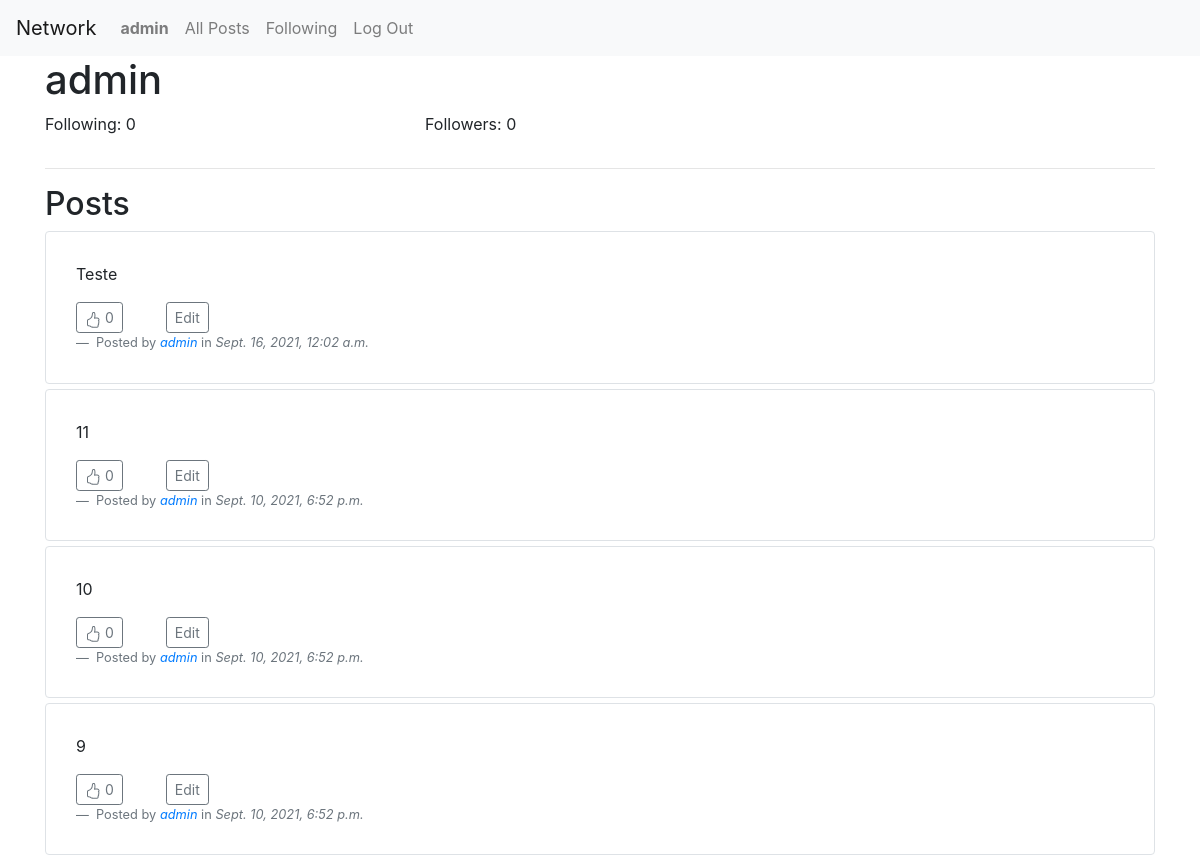
/u/admin (signed in, upper part), run on an earlier commit of the app's database.
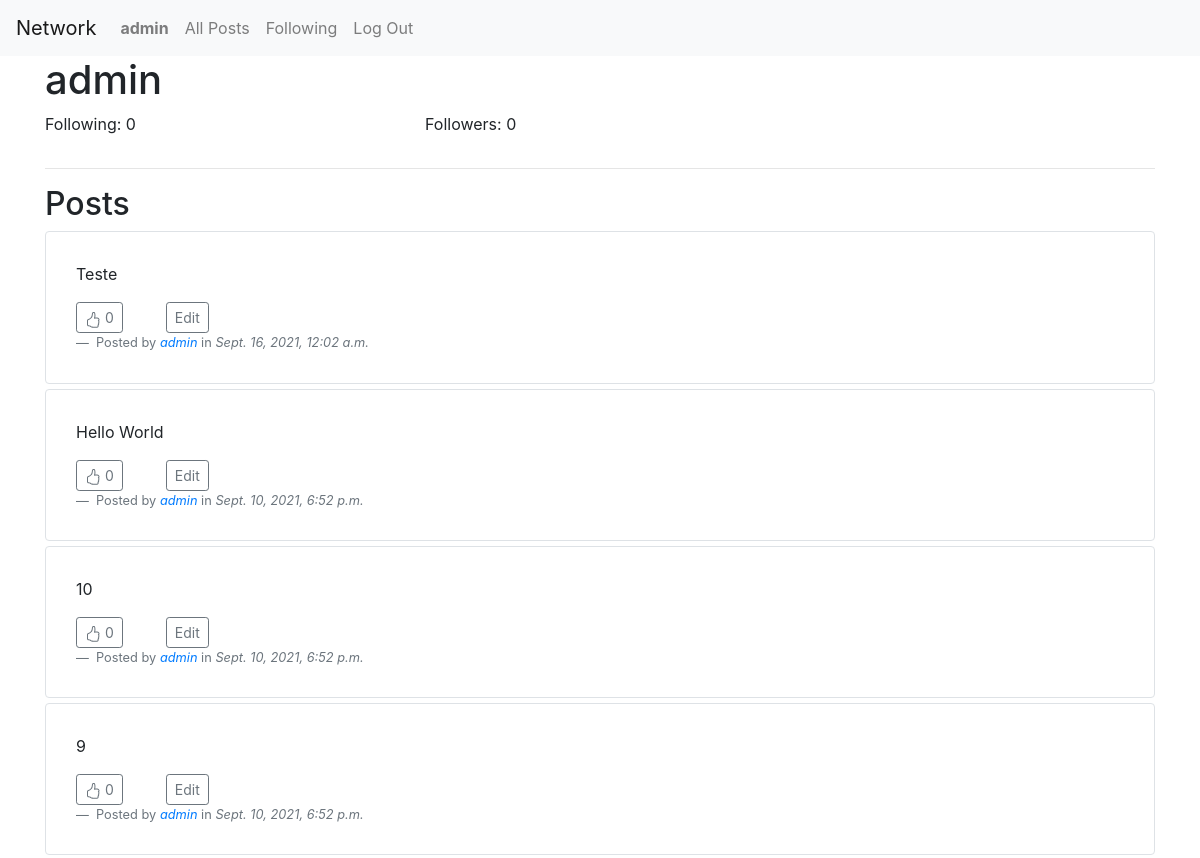
And on a later commit of the database.
### network/models.py (models this page shows)
class Post(models.Model):
    author = models.ForeignKey("User", on_delete=models.CASCADE, related_name="author")
    content = models.TextField()
    dateTime = models.DateTimeField()

class User(AbstractUser):
    pass

### network/views.py (the view)
# urls.py: path("u/<str:username>",views.profile, name="profile"),
@login_required
def profile(request, username):
    if request.method == "GET":
        currentUser = functions.ProfileData().get(request.user.username)
        postsPaginator = Paginator(functions.ProfileData().get(username).posts, 10)
        page_num = request.GET.get("page")
        page = postsPaginator.get_page(page_num)
        return render(
            request,
            "network/profile.html",
            {
                "profile": functions.ProfileData().get(username),
                "isFollowing": currentUser.checkIfIsFollowing(username),
                "page": page,
            },
        )
    elif (
        request.method == "POST"
    ):  # Create a form in the view that the submit button follows.
        functions.followOrUnfollowFollowedFollowing(username, request.user.username)
        return HttpResponseRedirect(reverse("profile", args=[username]))

### network/functions.py (called while the page is built)
def checkIfUserLikedPost(user, post):
    if Like.objects.filter(post=post, personThatLike=user).count() > 0:
        return True
    else:
        return False

    def checkIfIsFollowing(self, username):
        selfDataQuery = User.objects.get(username=self.username)
        userToCheckDataQuery = User.objects.get(username=username)
        followRelationQuery = FollowRelations.objects.filter(
            following=selfDataQuery
        ).filter(followed=userToCheckDataQuery)
        if followRelationQuery.count() > 0:
            return True
        return False

### network/templates/network/profile.html (shortened to what this page needs)
{% extends "network/layout.html" %}
{% block body %}
    <h1>{{ profile.username }}</h1>
    <div class="row">
        <div class="col">
            <p>Following: {{ profile.following }}</p>
        </div>
        <div class="col">
            <p>Followers: {{ profile.followers }}</p>
        </div>
        <div class="col">
        </div>
    </div>
    <hr>
    <h2>Posts</h2>
    <div class="posts">
        {% for post in page %}
        <div class="PostsDiv border rounded" id="post-{{ post.id }}">
            <p>{{ post.content }}</p>
            <div class="row">
                <div class="col-1">
                    {% if post.liked %}
                        <button class="btn btn-sm btn-outline-primary likeButton" id="like-{{ post.id }}">
                            <svg xmlns="http://www.w3.org/2000/svg" width="16" height="16" fill="currentColor" class="bi bi-hand-thumbs-up-fill" viewBox="0 0 16 16">
                                <path d="M6.956 1.745C7.021.81 7.908.087 8.864.325l.261.066c.463.116.874.456 1.012.965.22.816.533 2.511.062 4.51a9.84 9.84 0 0 1 .443-.051c.713-.065 1.669-.072 2.516.21.518.173.994.681 1.2 1.273.184.532.16 1.162-.234 1.733.058.119.103.242.138.363.077.27.113.567.113.856 0 .289-.036.586-.113.856-.039.135-.09.273-.16.404.169.387.107.819-.003 1.148a3.163 3.163 0 0 1-.488.901c.054.152.076.312.076.465 0 .305-.089.625-.253.912C13.1 15.522 12.437 16 11.5 16H8c-.605 0-1.07-.081-1.466-.218a4.82 4.82 0 0 1-.97-.484l-.048-.03c-.504-.307-.999-.609-2.068-.722C2.682 14.464 2 13.846 2 13V9c0-.85.685-1.432 1.357-1.615.849-.232 1.574-.787 2.132-1.41.56-.627.914-1.28 1.039-1.639.199-.575.356-1.539.428-2.59z"/>
                            </svg> {{ post.likes }}
                        </button>
                    {% else %}
                        <button class="btn btn-sm btn-outline-secondary likeButton" id="like-{{ post.id }}">
                             {{ post.likes }}
                        </button>
                    {% endif %}
                </div>
                <div class="col">
                    {% if post.author == user %}
                        <button class="btn btn-outline-secondary btn-sm editPostButton">Edit</button>
                    {% endif %}
                </div>
                <div class="col">
                </div>
            </div>
            <footer class="blockquote-footer">
                Posted by <cite title="Source Title"><a href="{% url 'profile' post.author %}">{{ post.author }}</a> </cite>in<cite tittle="Source Title"> {{ post.dateTime}}</cite>
            </footer>
        </div>
        {% endfor %}
    </div>
{% endblock %}

What changed in the data, as far as the page shows it:
changed Post: content "11" → "Hello World"
